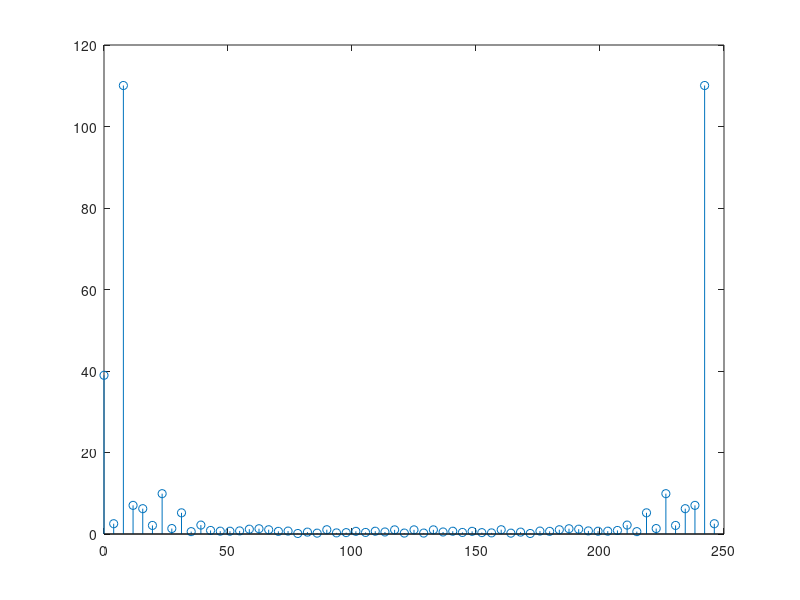

MATLAB code to generate this figure:
X = transpose([-76.69682
-108.20234
-147.73023
-167.8757
-172.21958
-168.6392
-166.07121
-155.98756
-150.99859
-124.82238
-115.32788
-81.52089
-61.14294
-2.7341
52.76152
121.1693
166.15868
200.78638
208.86331
213.92993
218.10636
207.32885
213.79605
219.95155
217.44778
198.35653
184.57602
158.51626
142.03315
109.37184
57.18375
11.36847
-48.61498
-85.47038
-131.7258
-167.52543
-186.36625
-182.31024
-177.30021
-172.67393
-158.47304
-140.38258
-127.73478
-95.40079
-63.99824
7.60445
64.56243
130.27061
189.14983
225.41778
252.44209
242.60549
224.14064
239.8242
253.49688
244.22298
237.75825
219.74326
187.29689
142.95822
100.69831
72.15127
27.60602
-33.16574]);

beep = fft(X)/64;
freqs = [0:64-1];
freqs = freqs*250/64; % freq of 250 Hz 

stem(freqs, abs(beep))
